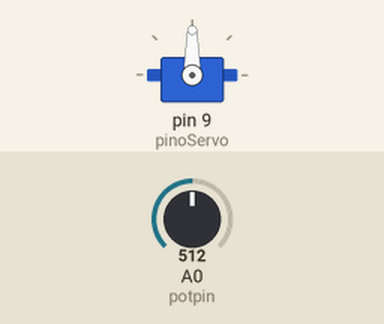
This sketch was run on a simulated Arduino Uno, built with avr-gcc and run on an emulated ATmega328P. On the bench: servo. Inputs (shaded band) come from the test bench; at power-on: A0 (potpin) = 512.

Above: at 1.2 s.
1.3 s: A0 (potpin) set to 716
At 1.8 s:
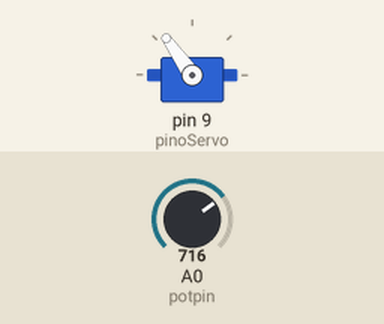
2.8 s: A0 (potpin) set to 900
At 3.8 s:
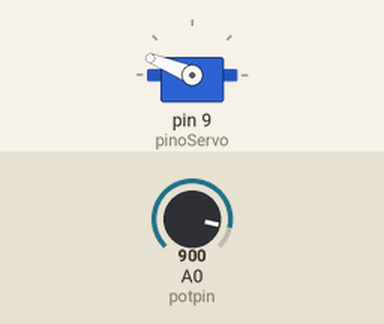
4.3 s: A0 (potpin) set to 1023
At 5.3 s:
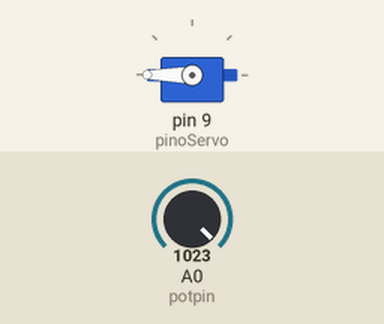
5.8 s: A0 (potpin) set to 306
At 6.1 s:
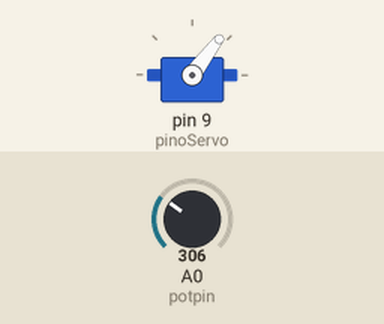
7.3 s: A0 (potpin) set to 122
At 8.8 s:
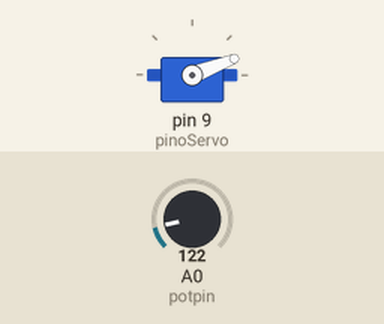
Timing chart, 0 to 9.8 s (numbered marks = the images above; inputs shaded):
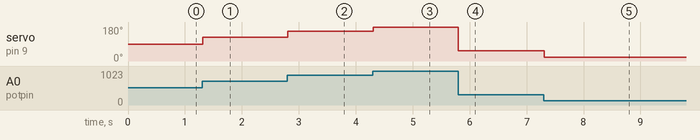

Measured:
- after the input at 1.3 s, servo on pin 9 (pinoServo): 90° → 125° at once
- after the input at 2.8 s, servo on pin 9 (pinoServo): 125° → 158° at once
- after the input at 4.3 s, servo on pin 9 (pinoServo): 158° → 180° at once
- after the input at 5.8 s, servo on pin 9 (pinoServo): 180° → 53° at once
- after the input at 7.3 s, servo on pin 9 (pinoServo): 53° → 21° at once

The sketch:

Servomotor_Potenciometro.ino
```cpp
// C++ code
//
#include <Servo.h>
Servo myservo; //cria um objeto baseado na biblioteca Servo

int potpin = 0; //Pino anaógico ligado ao potenciômetro

int val; //variável para ler o valor do potenciômetro

#define pinoServo 9


void setup()
{
  myservo.attach(pinoServo); //Diz que o objeto "myservo" está ligado ao pino 9
}

void loop()
{
  val = analogRead(potpin); // Le e armazena o do potenciometro
  val = map(val, 0, 1023, 0, 180);
  myservo.write(val);       // Comando para mandar o servo para posição "val" que foi mapeada
  delay(15);

}
```
